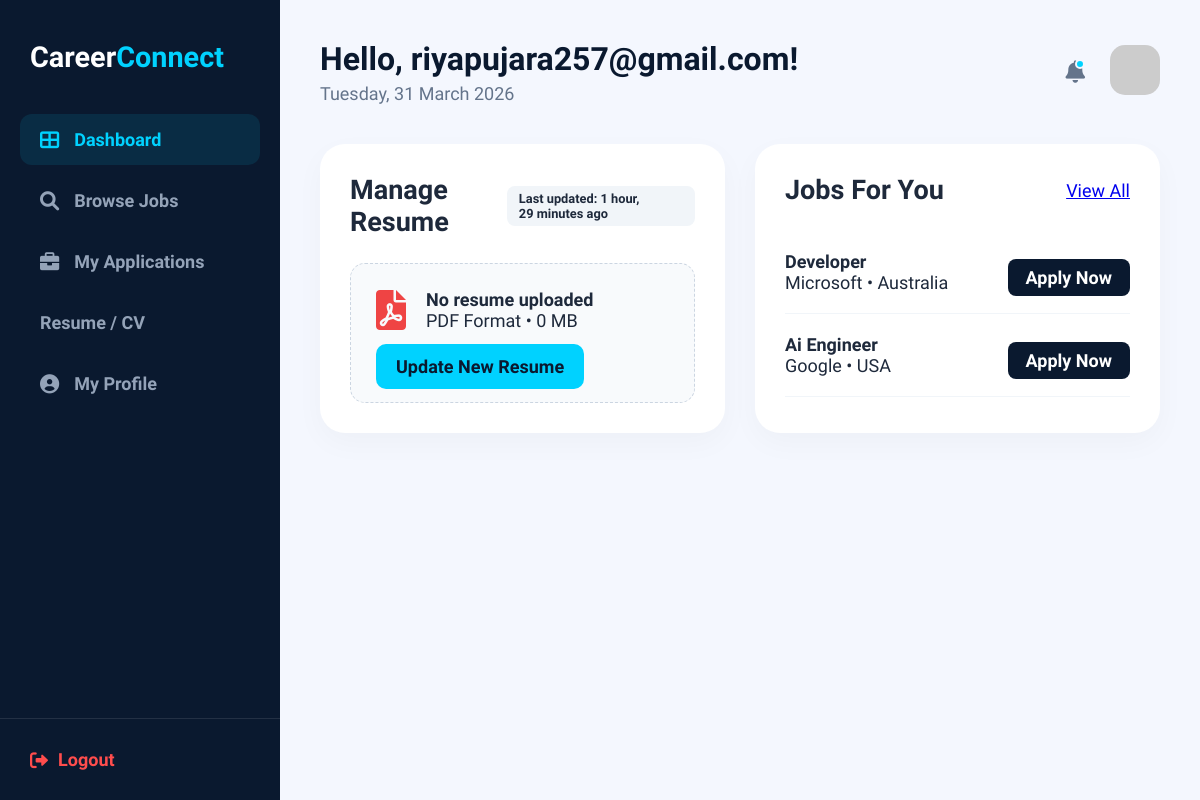
The page /job_seeker_dashboard/ (signed in) on the database as committed earlier.
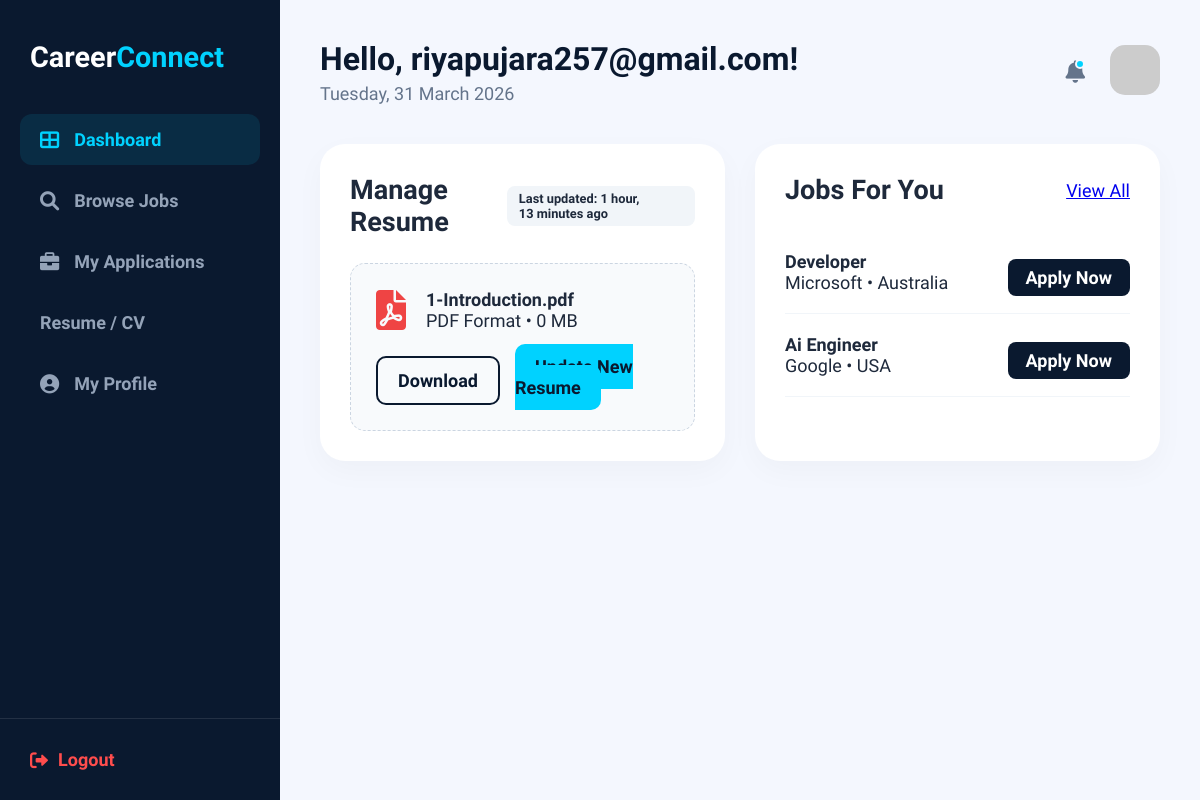
The same page on the database as committed later.
### accounts/models.py (models this page shows, shortened)
class seekerdb(models.Model):
    WORK_TYPES = (
        ('Remote', 'Remote'),
        ('On-site', 'On-site'),
        ('Hybrid', 'Hybrid'),
    )
    user = models.OneToOneField(User, on_delete=models.CASCADE, related_name='seeker_profile')
    full_name = models.CharField(max_length=255)
    experience_years = models.IntegerField(default=0)
    work_type = models.CharField(max_length=20, choices=WORK_TYPES, default='Remote')
    skills = models.TextField(help_text="Enter skills separated by commas")
    resume = models.FileField(
        upload_to='resumes/',
        validators=[FileExtensionValidator(['pdf', 'doc', 'docx'])],
        null=True, blank=True
    )
    resume_updated_at = models.DateTimeField(auto_now=True)
    profile_views = models.IntegerField(default=0)

### accounts/views.py (the view)
# urls.py: path('job_seeker_dashboard/', views.job_seeker_dashboard, name='job_seeker_dashboard'),
@login_required
def job_seeker_dashboard(request):
    if not request.user.is_seeker:
        return redirect('homepage')
    profile = request.user.seeker_profile
    apps = Application.objects.filter(seeker=profile)
    stats = {
        'applied_count': apps.count(),
        'weekly_applied': apps.filter(applied_at__gte=datetime.now()-timedelta(days=7)).count(),
        'interview_count': apps.filter(status='Shortlisted').count(),
    }
    recommended = Job.objects.filter(is_active=True).order_by('-created_at')[:2]
    context = {
        'stats': stats,
        'resume': {
            'filename': profile.resume.name.split('/')[-1] if profile.resume else None,
            'updated_at': profile.resume_updated_at,
            'file': profile.resume
        },
        'recommended_jobs': recommended
    }
    return render(request, 'job_seeker_dashboard.html', context)

### templates/job_seeker_dashboard.html (shortened to what this page needs)
{% extends 'base.html' %} {% load static %} {% block navbar %}{% endblock %}
{%block footer %} {% endblock %} {% block extra_css %}
<link rel="stylesheet" href="{% static 'css/job_seeker_dashboard.css' %}" />
{% endblock %} {% block content %}
<div class="dashboard-container">
  <aside class="sidebar">
    <div class="sidebar-header">
      <a href="{% url 'homepage' %}" class="logo">Career<span>Connect</span></a>
    </div>
    <nav class="sidebar-nav">
      <ul>
        <li>
          <a href="{% url 'job_seeker_dashboard' %}" class="active">
            <i class="fas fa-th-large"></i> Dashboard
          </a>
        </li>
        <li>
          <a href="{% url 'view_all_jobs' %}"><i class="fas fa-search"></i> Browse Jobs</a>
        </li>
        <li>
            <a href="{% url 'my_applications' %}">
            <i class="fas fa-briefcase"></i> My Applications
            </a>
        </li>
        <li>
          <li><a href="{% url 'manage_resume' %}">Resume / CV</a></li>
        </li>
        <li>
          <a href="{% url 'my_profile' %}"><i class="fas fa-user-circle"></i> My Profile</a>
        </li>
      </ul>
    </nav>
    <div class="sidebar-footer">
      <a href="{% url 'logout' %}" class="logout-btn">
        <i class="fas fa-sign-out-alt"></i> Logout
      </a>
    </div>
  </aside>
  <main class="main-content">
    <header class="top-bar">
      <div class="greeting">
        <h1>Hello, {{ user.first_name|default:user.username }}!</h1>
        <p>{% now "l, d F Y" %}</p>
      </div>
      <div class="user-actions">
        <div class="notif-bell">
          <i class="fas fa-bell"></i>
          <span class="dot"></span>
        </div>
        <div class="profile-preview">
          {% if user.profile_picture %}
          <img src="{{ user.profile_picture.url }}" alt="Profile" />
          {% else %}
          <img
            src="https://ui-avatars.com/api/?name={{ user.username }}&background=00d2ff&color=0a192f"
            alt="Profile"
          />
          {% endif %}
        </div>
      </div>
    </header>
    <div class="dashboard-grid">
      <section class="content-box resume-box">
        <div class="box-header">
          <h2>Manage Resume</h2>
          <span class="status-tag"
            >Last updated: {{ resume.updated_at|timesince }} ago</span
          >
        </div>
        <div class="resume-display">
          <div class="file-info">
            <i class="fas fa-file-pdf"></i>
            <div>
              <h4>{{ resume.filename|default:"No resume uploaded" }}</h4>
              <p>PDF Format • {{ resume.size|default:"0" }} MB</p>
            </div>
          </div>
          <div class="resume-actions">
            {% if resume.file %}
            <a
              href="{{ resume.file.url }}"
              class="btn-outline"
              style="text-decoration: none"
              >Download</a
            >
            {% endif %}
            <form
              action="{% url 'update_resume' %}"
              method="POST"
              enctype="multipart/form-data"
              id="resumeForm"
            >
              <label class="btn-cyan-upload">
                Update New Resume
              </label>
            </form>
          </div>
        </div>
      </section>
      <section class="content-box">
        <div class="box-header">
          <h2>Jobs For You</h2>
          <a href="{% url 'view_all_jobs' %}" class="link-cyan">View All</a>
        </div>
        <div class="job-list">
          {% for job in recommended_jobs %}
          <div class="job-item">
            <div class="job-main">
              <div>
                <h4>{{ job.job_role }}</h4>
                <p>{{ job.company_name }} • {{ job.location }}</p>
              </div>
            </div>
            <div class="job-meta">
        <a href="{% url 'apply_job' job.id %}" class="btn-navy-sm" style="text-decoration:none">
Apply Now
</a>        </div>
          </div>
          {% empty %}
          <p>No job recommendations found based on your profile.</p>
          {% endfor %}
        </div>
      </section>
    </div>
  </main>
</div>
{% endblock %}

Rows that differ between the two databases and show on the page:
changed seekerdb: updated_at "1 hour, 29 minutes" → "1 hour, 13 minutes"
Other text that changed with them:
{{ resume.filename|default:"No resume uploaded" }}: "No resume uploaded" → "1-Introduction.pdf"
text now shown: "Download"
